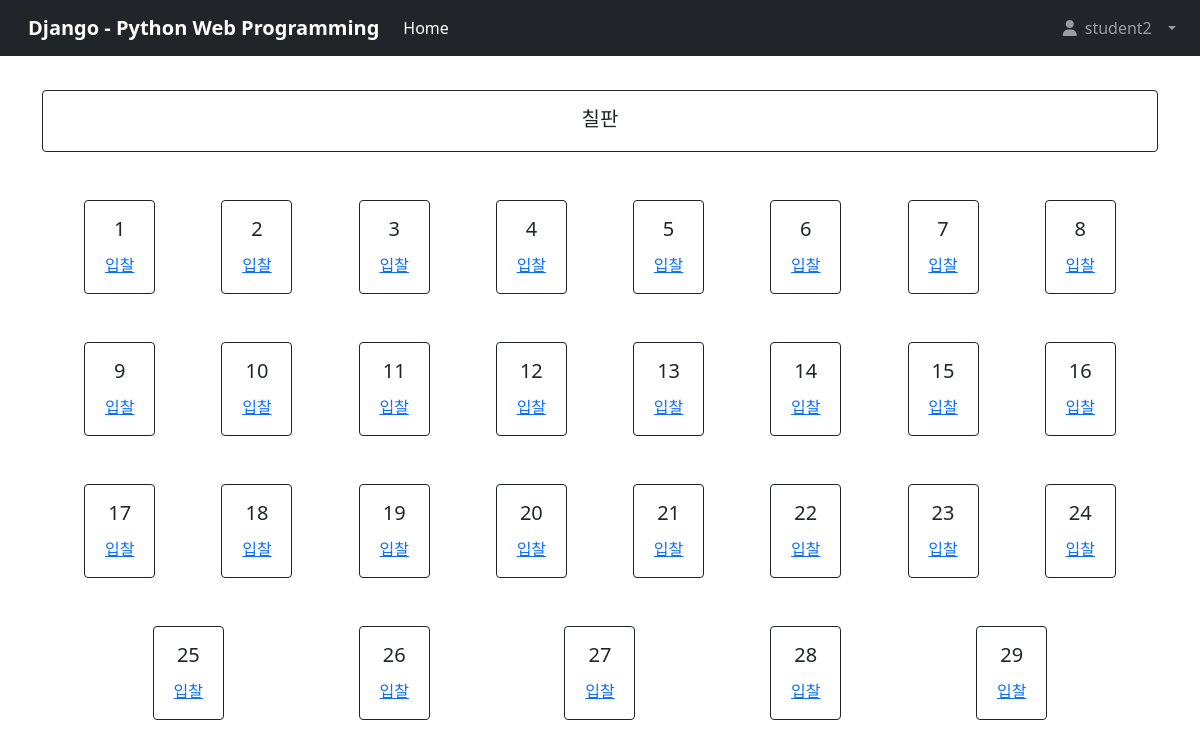
The page / (signed in) on the database its author committed.
### point/models.py (models this page shows, shortened)
class Student(models.Model):
    STATUS = (
        ('a', '재학'), #Attending
        ('b', '휴학'), #Break
        ('d', '자퇴'), #Dropout
        ('k', '퇴학') #Kicked
    )
    user = models.OneToOneField(User, on_delete=models.CASCADE)
    name = models.CharField(max_length=32) #이름
    point = models.IntegerField(default=100,validators=[MinValueValidator(0),])
    status = models.CharField(
        max_length=1,
        choices=STATUS,
        blank=True,
        default='a'
    )
    def __str__(self):
        return self.name
    def get_absolute_url(self):
        return resolve_url('student_detail', self.id)

class Seat(models.Model):
    STATUS = (
        ('a', '가능'),
        ('u', '불가능')
    )
    room = models.ForeignKey(Room, on_delete=models.CASCADE)
    num = models.IntegerField()
    status = models.CharField(
        max_length=1,
        choices=STATUS,
        blank=True,
        default='a'
    )
    owner = models.IntegerField(null=True)

### point/views.py (the view)
# urls.py: path('', home, name='home'),
def home(request):
    context = {}
    try:
        room = Room.objects.get(status='a')
        seats = Seat.objects.filter(room=room)
        for_context = []
        for i, seat in enumerate(seats):
            if i%(room.row) == 0:
                for_context.append(False)
            for_context.append(seat)
        context['seats'] = for_context
    except Exception as ex: #여기가 홈화면이 아니게하면 해결됨.
        print(ex)
        pass
    return render(request, 'home.html', context=context)

### point/templates/home.html (shortened to what this page needs)
{% extends 'base.html' %}
{% block content %}
<div class="row justify-content-evenly g-4">
    <div class="col-12">
      <div class="card border-dark">
        <div class="card-body text-center">
          <h5 class="card-title">칠판</h5>
        </div>
      </div>
    </div>
{% for seat in seats %}
{% if seat %}
<div class="col-1">
    <div class="card border-dark">
        <div class="card-body text-center">
          <h5 class="card-title">{{ seat.num }}</h5>
          <a href="{% url 'seat' seat.id %}" class="stretched-link ">입찰</a>
        </div>
      </div>
</div>
{% else %}
<div class="w-100"></div>
{% endif %}
{% endfor %}
</div>
{% endblock %}

### point/templates/base.html (shortened to what this page needs)
<!DOCTYPE html>
<html lang="ko">
    <head>
        <link href="https://cdn.jsdelivr.net/npm/bootstrap@5.0.0-beta3/dist/css/bootstrap.min.css" rel="stylesheet">
    </head>
    <body style="padding-top: 90px;">
        <nav class="navbar navbar-expand-lg navbar-dark bg-dark fixed-top">
            <div class="container-fluid">
              <a class="navbar-brand mx-3 mb-0 font-weight-bold font-italic" href="{% url 'home' %}">{% block room %}Django - Python Web Programming{% endblock %}</a>
              <div class="collapse navbar-collapse" id="navbarSupportedContent">
                <ul class="navbar-nav me-auto mb-2 mb-lg-0">
                  <li class="nav-item">
                    <a class="nav-link active" aria-current="page" href="{% url 'home' %}">Home</a>
                  </li>
                </ul>
                <div class="navbar-nav">
                <li class="nav-item dropdown mx-1">
                    {% if user.is_active %}
                    <a class="nav-link dropdown-toggle" href="" id="navbarScrollingDropdown" role="button" data-bs-toggle="dropdown" aria-expanded="false">
                    <i class="fas fa-user"></i>&ensp;{{user.student}}{% if user.is_staff %} Teacher {% endif %}&ensp;
                    </a>
                    {% endif %}
                </li>
                </div>
              </div>
            </div>
          </nav>
          <div class="container">
            {% if user.is_active %}
            {% block content %}{% endblock %}
               {% endif %}
          </div>
    </body>
</html>

### point/templates/base.html (style rules this page uses)
.font-weight-bold { font-weight: bold; }

### rows shown on the page
Seat: num "1"
Seat: num "2"
Seat: num "3"
Seat: num "4"
Seat: num "5"
Seat: num "6"
Seat: num "7"
Seat: num "8"
Seat: num "9"
Seat: num "10"
Seat: num "11"
Seat: num "12"
Seat: num "13"
Seat: num "14"
Seat: num "15"
Seat: num "16"
Seat: num "17"
Seat: num "18"
Seat: num "19"
Seat: num "20"
Seat: num "21"
Seat: num "22"
Seat: num "23"
Seat: num "24"
Seat: num "25"
Seat: num "26"
Seat: num "27"
Seat: num "28"
Seat: num "29"

### other values the page prints
{{ user.student }} "student2"
